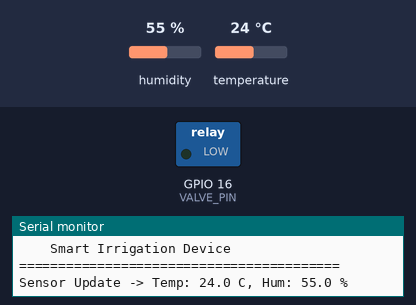
Bench run of a sketch on a simulated ESP32. Shown: switched loads named in the sketch (green lamp = pin HIGH), the last lines printed to the serial monitor. Inputs (shaded band) come from the test bench; at power-on: humidity 55 %, temperature 24 °C.

Above: at 6.8 s.
6.9 s: humidity set to 41 %
12.3 s: humidity set to 38 %
At 15.3 s:
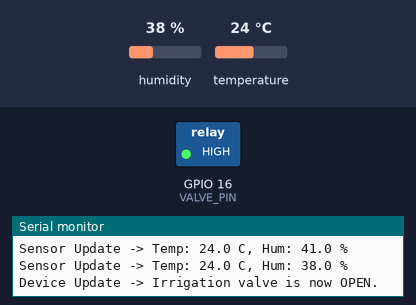
Timing chart, 0 to 16.8 s (numbered marks = the images above; inputs shaded):
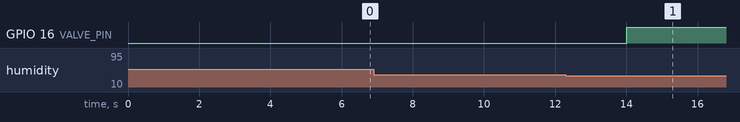

Measured:
- the behaviour switches between 40 and 39 % on humidity (found by bisection; images 0 and 1)
- after the input at 12.3 s, GPIO 16 (VALVE_PIN): LOW → HIGH after 1.7 s

The sketch:

sketch.ino
```cpp
#include "IrrigationDevice.h"

const uint8_t DHT_PIN = 13;
const uint8_t VALVE_PIN = 16;

IrrigationDevice device(DHT_PIN, VALVE_PIN);

const unsigned long SENSOR_READ_INTERVAL = 2000;
unsigned long previousMillis = 0;

void setup() {
  Serial.begin(115200);
  Serial.println("\n=========================================");
  Serial.println("    Smart Irrigation Device         ");
  Serial.println("=========================================");
  device.init();
}

void loop() {
  unsigned long currentMillis = millis();

  if (currentMillis - previousMillis >= SENSOR_READ_INTERVAL) {
    previousMillis = currentMillis;
    device.run();
  }
}
```

Actuator.cpp
```cpp
#include "Actuator.h"

Actuator::Actuator(int pin, CommandHandler* commandHandler)
    : pin(pin), handler(commandHandler) {}

void Actuator::handle(Command command) {
    if (handler != nullptr) {
        handler->handle(command);
    }
}

void Actuator::setHandler(CommandHandler* commandHandler) {
    handler = commandHandler;
}
```

Actuator.h
```cpp
#ifndef ACTUATOR_H
#define ACTUATOR_H

#include "CommandHandler.h"

class Actuator : public CommandHandler {
protected:
    int pin;
    CommandHandler* handler;

public:
    Actuator(int pin, CommandHandler* commandHandler = nullptr);

    void handle(Command command) override;

    void setHandler(CommandHandler* commandHandler);
};

#endif
```

CommandHandler.h
```cpp
#ifndef COMMAND_HANDLER_H
#define COMMAND_HANDLER_H

struct Command {
    int id;

    explicit Command(int commandId) : id(commandId) {}
    bool operator==(const Command& other) const { return id == other.id; }
};

class CommandHandler {
public:
    virtual void handle(Command command) = 0;
    virtual ~CommandHandler() = default;
};

#endif
```

Device.cpp
```cpp
#include "Device.h"
```

Device.h
```cpp
#ifndef DEVICE_H
#define DEVICE_H

#include "EventHandler.h"
#include "CommandHandler.h"

class Device : public EventHandler, public CommandHandler {
public:
    virtual void on(Event event) override = 0;

    virtual void handle(Command command) override = 0;

    virtual ~Device() = default;
};

#endif
```

DhtSensor.cpp
```cpp
#include "DhtSensor.h"
#include "Arduino.h"

const Event DhtSensor::DATA_UPDATED_EVENT = Event(DATA_UPDATED_EVENT_ID);

DhtSensor::DhtSensor(uint8_t pin, uint8_t type, EventHandler* handler)
    : Sensor(pin, handler), dht(pin, type), temperature(0.0), humidity(0.0), lastTemperature(-100.0), lastHumidity(-100.0) {}

void DhtSensor::begin() {
    dht.begin();
}

void DhtSensor::check() {
    float h = dht.readHumidity();
    float t = dht.readTemperature();

    if (isnan(h) || isnan(t)) {
        Serial.println("Failed to read from DHT sensor!");
        return;
    }

    if (t != lastTemperature || h != lastHumidity) {
        temperature = t;
        humidity = h;
        lastTemperature = t;
        lastHumidity = h;

        if (handler != nullptr) {
            handler->on(DATA_UPDATED_EVENT);
        }
    }
}
```

DhtSensor.h
```cpp
#ifndef DHT_SENSOR_H
#define DHT_SENSOR_H

#include <DHT.h>
#include "Sensor.h"

class DhtSensor : public Sensor {
public:
    static const int DATA_UPDATED_EVENT_ID = 100;
    static const Event DATA_UPDATED_EVENT;

    float temperature;
    float humidity;

    /**
     * @brief Constructs a DhtSensor.
     * @param pin The GPIO pin connected to the DHT sensor's data line.
     * @param type The type of DHT sensor (e.g., DHT22).
     * @param handler The EventHandler to notify of new data.
     */
    DhtSensor(uint8_t pin, uint8_t type, EventHandler* handler = nullptr);

    /**
     * @brief Initializes the DHT sensor.
     */
    void begin();

    /**
     * @brief Reads the sensor and fires an event if new data is available.
     */
    void check();

private:
    DHT dht;
    float lastTemperature;
    float lastHumidity;
};

#endif // DHT_SENSOR_H
```

EventHandler.h
```cpp
#ifndef EVENT_HANDLER_H
#define EVENT_HANDLER_H

struct Event {
    int id;

    explicit Event(int eventId) : id(eventId) {}
    bool operator==(const Event& other) const { return id == other.id; }
};

class EventHandler {
public:
    virtual void on(Event event) = 0;
    virtual ~EventHandler() = default;
};

#endif
```

IrrigationDevice.cpp
```cpp
/**
 * @file IrrigationDevice.cpp
 * @brief Implements the IrrigationDevice class.
 * @author Alan Enrique Galavis Du Bois (202110223)
 * @date June 27, 2025
 */
#include "IrrigationDevice.h"
#include <Arduino.h>

IrrigationDevice::IrrigationDevice(uint8_t dhtPin, uint8_t valvePin) :
    dhtSensor(dhtPin, DHT22, this),
    valveActuator(valvePin, this) {}

void IrrigationDevice::init() {
    dhtSensor.begin();
}

void IrrigationDevice::run() {
    dhtSensor.check();
}

void IrrigationDevice::on(Event event) {
    if (event == DhtSensor::DATA_UPDATED_EVENT) {
        Serial.printf("Sensor Update -> Temp: %.1f C, Hum: %.1f %%\n", dhtSensor.temperature, dhtSensor.humidity);
        checkIrrigationNeeds();
    }
}

void IrrigationDevice::handle(Command command) {

}

void IrrigationDevice::checkIrrigationNeeds() {
    float temp = dhtSensor.temperature;
    float hum = dhtSensor.humidity;

    bool wasOpen = valveActuator.isOpen();

    if (temp > 30.0 || hum < 40.0) {
        valveActuator.handle(ValveActuator::OPEN_VALVE_COMMAND);
    } else {
        valveActuator.handle(ValveActuator::CLOSE_VALVE_COMMAND);
    }

    bool isOpenNow = valveActuator.isOpen();

    if (wasOpen != isOpenNow) {
        Serial.printf("Device Update -> Irrigation valve is now %s.\n", isOpenNow ? "OPEN" : "CLOSED");
    }
}
```

IrrigationDevice.h
```cpp
#ifndef IRRIGATION_DEVICE_H
#define IRRIGATION_DEVICE_H

#include "Device.h"
#include "DhtSensor.h"
#include "ValveActuator.h"

class IrrigationDevice : public Device {
public:
    IrrigationDevice(uint8_t dhtPin, uint8_t valvePin);

    void init();
    void run();
    void on(Event event) override;
    void handle(Command command) override;

private:
    DhtSensor dhtSensor;
    ValveActuator valveActuator;

    void checkIrrigationNeeds();
};
#endif // IRRIGATION_DEVICE_H
```

Sensor.cpp
```cpp
#include "Sensor.h"

Sensor::Sensor(int pin, EventHandler* eventHandler)
    : pin(pin), handler(eventHandler) {}

void Sensor::on(Event event) {
    if (handler != nullptr) {
        handler->on(event);
    }
}

void Sensor::setHandler(EventHandler* eventHandler) {
    handler = eventHandler;
}
```

Sensor.h
```cpp
#ifndef SENSOR_H
#define SENSOR_H

#include "EventHandler.h"

class Sensor : public EventHandler {
protected:
    int pin;
    EventHandler* handler;

public:
    Sensor(int pin, EventHandler* eventHandler = nullptr);

    void on(Event event) override;

    void setHandler(EventHandler* eventHandler);
};

#endif
```

ValveActuator.cpp
```cpp
#include "ValveActuator.h"
#include <Arduino.h>

const Command ValveActuator::OPEN_VALVE_COMMAND = Command(ValveActuator::OPEN_VALVE_COMMAND_ID);
const Command ValveActuator::CLOSE_VALVE_COMMAND = Command(ValveActuator::CLOSE_VALVE_COMMAND_ID);

ValveActuator::ValveActuator(int pin, CommandHandler* commandHandler)
    : Actuator(pin, commandHandler), stateOpen(false) {
    pinMode(pin, OUTPUT);
    digitalWrite(pin, LOW);
}

void ValveActuator::handle(Command command) {
    // Check if the state needs to be changed
    if (command == OPEN_VALVE_COMMAND && !stateOpen) {
        stateOpen = true;
        digitalWrite(pin, HIGH);
    } else if (command == CLOSE_VALVE_COMMAND && stateOpen) {
        stateOpen = false;
        digitalWrite(pin, LOW);
    }
}

bool ValveActuator::isOpen() const {
    return stateOpen;
}
```

ValveActuator.h
```cpp
#ifndef VALVE_ACTUATOR_H
#define VALVE_ACTUATOR_H

#include "Actuator.h"

class ValveActuator : public Actuator {
public:
    // Command definitions
    static const int OPEN_VALVE_COMMAND_ID = 200;
    static const int CLOSE_VALVE_COMMAND_ID = 201;

    static const Command OPEN_VALVE_COMMAND;
    static const Command CLOSE_VALVE_COMMAND;


    ValveActuator(int pin, CommandHandler* commandHandler = nullptr);

    void handle(Command command) override;
    bool isOpen() const;

private:
    bool stateOpen;
};
#endif // VALVE_ACTUATOR_H
```
